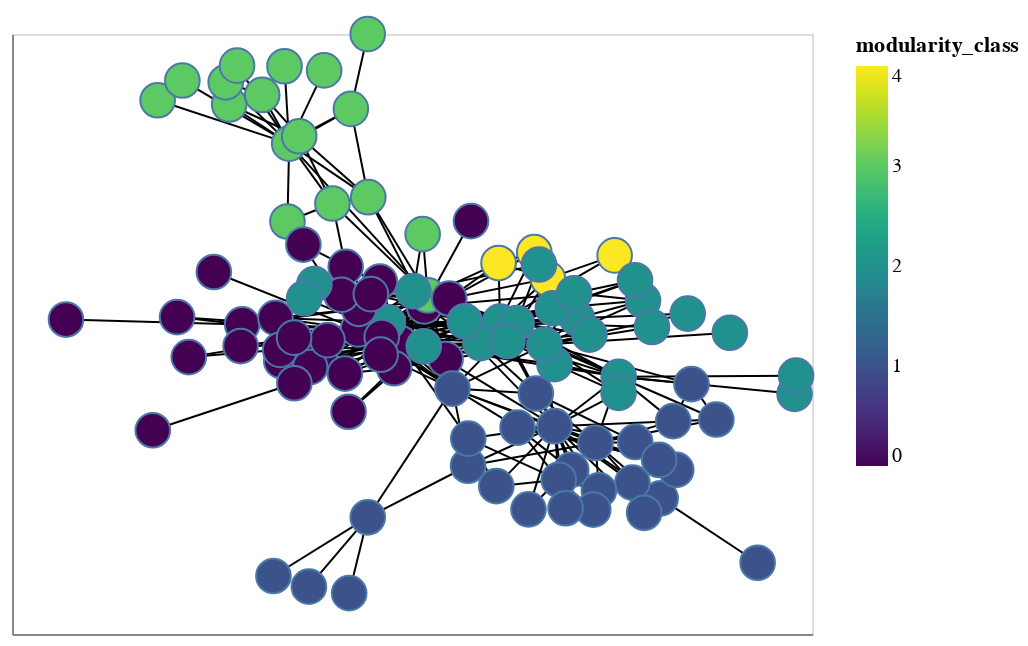

The cell this chart's notebook holds for it:
### Markdown cell above
Draw the graph with nx_altair

### Code cell
viz = nxa.draw_networkx(
    G,
    pos=pos,
    node_color= 'modularity_class',
    cmap='viridis',
    width=1,
    edge_color='black',
    node_tooltip = ['name', 'modularity_class']
)
alt.vconcat(viz)

### Figure 1 — Vega-Lite specification as saved in the notebook (floating-point values rounded to 4 significant figures; data arrays with more than 128 entries replaced by an {"elided": "..."} marker saying what was removed)
{"config": {"view": {"continuousWidth": 400, "continuousHeight": 300}}, "vconcat": [{"layer": [{"data": {"name": "data-1a7d41fab1b5d69f329d53640a279d27"}, "mark": {"type": "line", "color": "black", "opacity": 1, "strokeWidth": 1}, "encoding": {"detail": {"type": "quantitative", "field": "edge"}, "x": {"type": "quantitative", "axis": {"grid": false, "labels": false, "ticks": false, "title": ""}, "field": "x"}, "y": {"type": "quantitative", "axis": {"grid": false, "labels": false, "ticks": false, "title": ""}, "field": "y"}}}, {"data": {"name": "data-fe3b433119cb9eaa7661bddc700bca8c"}, "mark": {"type": "point", "opacity": 1, "size": 300, "strokeWidth": 1.0}, "encoding": {"fill": {"type": "quantitative", "field": "modularity_class", "scale": {"scheme": "viridis"}}, "tooltip": [{"type": "nominal", "field": "name"}, {"type": "quantitative", "field": "modularity_class"}], "x": {"type": "quantitative", "axis": {"grid": false, "labels": false, "ticks": false}, "field": "x"}, "y": {"type": "quantitative", "axis": {"grid": false, "labels": false, "ticks": false}, "field": "y"}}}]}], "$schema": "https://vega.github.io/schema/vega-lite/v4.8.1.json", "datasets": {"data-1a7d41fab1b5d69f329d53640a279d27": {"elided": "704 records"}, "data-fe3b433119cb9eaa7661bddc700bca8c": [{"y": -0.1984, "x": 0.1513, "modularity_class": 1, "betweenness": 0.004623, "degree": 5, "name": "Aemon"}, {"y": -0.3598, "x": 0.3128, "modularity_class": 1, "betweenness": 5.99e-05, "degree": 4, "name": "Grenn"}, {"y": -0.3631, "x": 0.2482, "modularity_class": 1, "betweenness": 0.03227, "degree": 15, "name": "Samwell"}, {"y": 0.1748, "x": -0.1022, "modularity_class": 0, "betweenness": 0.0, "degree": 4, "name": "Aerys"}, {"y": 0.09201, "x": -0.03017, "modularity_class": 0, "betweenness": 0.09994, "degree": 24, "name": "Jaime"}, {"y": 0.1288, "x": -0.0244, "modularity_class": 3, "betweenness": 0.2095, "degree": 18, "name": "Robert"}, {"y": 0.01533, "x": -0.1377, "modularity_class": 0, "betweenness": 0.1979, "degree": 36, "name": "Tyrion"}, {"y": -0.02987, "x": -0.0694, "modularity_class": 0, "betweenness": 0.06554, "degree": 22, "name": "Tywin"}, {"y": -0.453, "x": 0.2088, "modularity_class": 1, "betweenness": 0.0, "degree": 3, "name": "Alliser"}, {"y": -0.4861, "x": 0.1885, "modularity_class": 1, "betweenness": 0.007276, "degree": 12, "name": "Mance"}, {"y": 0.04813, "x": -0.6123, "modularity_class": 0, "betweenness": 0.0, "degree": 1, "name": "Amory"}, {"y": 0.032, "x": -0.3259, "modularity_class": 0, "betweenness": 0.01958, "degree": 7, "name": "Oberyn"}, {"y": 0.0413, "x": 0.09304, "modularity_class": 2, "betweenness": 0.07961, "degree": 19, "name": "Arya"}, {"y": 0.2622, "x": 0.2793, "modularity_class": 4, "betweenness": 0.0, "degree": 2, "name": "Anguy"}, {"y": 0.1846, "x": 0.1708, "modularity_class": 4, "betweenness": 0.0006091, "degree": 6, "name": "Beric"}, {"y": -0.1425, "x": 0.2858, "modularity_class": 2, "betweenness": 0.06302, "degree": 14, "name": "Bran"}, {"y": 0.05264, "x": 0.218, "modularity_class": 2, "betweenness": 0.004727, "degree": 8, "name": "Brynden"}, {"y": 0.03899, "x": -0.08914, "modularity_class": 2, "betweenness": 0.02675, "degree": 20, "name": "Cersei"}, {"y": 0.2727, "x": 0.1487, "modularity_class": 4, "betweenness": 0.0, "degree": 4, "name": "Gendry"}, {"y": 0.08395, "x": -0.1362, "modularity_class": 0, "betweenness": 0.00588, "degree": 12, "name": "Gregor"}, {"y": -0.01033, "x": -0.09918, "modularity_class": 0, "betweenness": 0.02543, "degree": 18, "name": "Joffrey"}, {"y": -0.3073, "x": 0.1817, "modularity_class": 1, "betweenness": 0.23, "degree": 26, "name": "Jon"}, {"y": -0.1005, "x": 0.1816, "modularity_class": 2, "betweenness": 0.0007626, "degree": 6, "name": "Rickon"}, {"y": -0.001923, "x": 0.2383, "modularity_class": 2, "betweenness": 0.000263, "degree": 4, "name": "Roose"}, {"y": 0.1183, "x": 0.01059, "modularity_class": 0, "betweenness": 0.01416, "degree": 13, "name": "Sandor"}, {"y": 0.2364, "x": 0.09066, "modularity_class": 4, "betweenness": 0.001926, "degree": 5, "name": "Thoros"}, {"y": -0.08358, "x": 0.004642, "modularity_class": 0, "betweenness": 0.0006281, "degree": 6, "name": "Balon"}, {"y": -0.1142, "x": -0.07903, "modularity_class": 0, "betweenness": 0.003781, "degree": 9, "name": "Loras"}, {"y": 0.7505, "x": -0.1493, "modularity_class": 3, "betweenness": 0.01887, "degree": 4, "name": "Belwas"}, {"y": 0.456, "x": -0.1211, "modularity_class": 3, "betweenness": 0.04011, "degree": 6, "name": "Barristan"}, {"y": 1.0, "x": -0.122, "modularity_class": 3, "betweenness": 0.0, "degree": 1, "name": "Illyrio"}, {"y": -0.167, "x": 0.4042, "modularity_class": 1, "betweenness": 0.002194, "degree": 4, "name": "Hodor"}, {"y": -0.285, "x": 0.4445, "modularity_class": 1, "betweenness": 0.0004065, "degree": 4, "name": "Jojen"}, {"y": -0.1994, "x": 0.5716, "modularity_class": 2, "betweenness": 0.0, "degree": 2, "name": "Luwin"}, {"y": -0.2904, "x": 0.3745, "modularity_class": 1, "betweenness": 0.001992, "degree": 5, "name": "Meera"}, {"y": -0.1389, "x": 0.5741, "modularity_class": 2, "betweenness": 0.0, "degree": 2, "name": "Nan"}, {"y": -0.1962, "x": 0.2857, "modularity_class": 2, "betweenness": 0.0004718, "degree": 4, "name": "Theon"}, {"y": -0.03019, "x": 0.06113, "modularity_class": 2, "betweenness": 0.001538, "degree": 7, "name": "Brienne"}, {"y": 0.05371, "x": -0.2718, "modularity_class": 0, "betweenness": 0.0001048, "degree": 4, "name": "Bronn"}, {"y": -0.07712, "x": -0.1998, "modularity_class": 0, "betweenness": 0.0008359, "degree": 5, "name": "Podrick"}, {"y": 0.1119, "x": 0.3254, "modularity_class": 2, "betweenness": 0.0006601, "degree": 5, "name": "Lothar"}, {"y": 0.08573, "x": 0.179, "modularity_class": 2, "betweenness": 0.003273, "degree": 8, "name": "Walder"}, {"y": 0.03667, "x": 0.12, "modularity_class": 2, "betweenness": 0.04891, "degree": 18, "name": "Catelyn"}, {"y": 0.1358, "x": 0.2133, "modularity_class": 2, "betweenness": 0.006317, "degree": 8, "name": "Edmure"}, {"y": 0.2317, "x": 0.1564, "modularity_class": 2, "betweenness": 0.0002426, "degree": 3, "name": "Hoster"}, {"y": 0.02328, "x": 0.3399, "modularity_class": 2, "betweenness": 0.0, "degree": 2, "name": "Jeyne"}, {"y": 0.1429, "x": -0.04785, "modularity_class": 2, "betweenness": 0.01522, "degree": 10, "name": "Lysa"}, {"y": 0.04235, "x": 0.03575, "modularity_class": 2, "betweenness": 0.00115, "degree": 7, "name": "Petyr"}, {"y": -0.03518, "x": 0.1653, "modularity_class": 2, "betweenness": 0.127, "degree": 25, "name": "Robb"}, {"y": 0.1793, "x": 0.3125, "modularity_class": 2, "betweenness": 6.752e-05, "degree": 4, "name": "Roslin"}, {"y": -0.0412, "x": -0.0309, "modularity_class": 2, "betweenness": 0.1267, "degree": 26, "name": "Sansa"}, {"y": -0.182, "x": 0.01572, "modularity_class": 1, "betweenness": 0.1027, "degree": 14, "name": "Stannis"}, {"y": 0.2238, "x": -0.1577, "modularity_class": 0, "betweenness": 0.002997, "degree": 5, "name": "Elia"}, {"y": 0.1308, "x": -0.1648, "modularity_class": 0, "betweenness": 0.0, "degree": 6, "name": "Ilyn"}, {"y": 0.133, "x": -0.1168, "modularity_class": 0, "betweenness": 0.000259, "degree": 7, "name": "Meryn"}, {"y": -0.09002, "x": -0.2624, "modularity_class": 0, "betweenness": 0.0, "degree": 4, "name": "Pycelle"}, {"y": -0.0529, "x": -0.2642, "modularity_class": 0, "betweenness": 0.001252, "degree": 5, "name": "Shae"}, {"y": -0.1106, "x": -0.2155, "modularity_class": 0, "betweenness": 0.0009094, "degree": 7, "name": "Varys"}, {"y": -0.548, "x": 0.354, "modularity_class": 1, "betweenness": 0.01887, "degree": 5, "name": "Craster"}, {"y": -0.7625, "x": 0.5116, "modularity_class": 1, "betweenness": 0.0, "degree": 1, "name": "Karl"}, {"y": 0.7651, "x": -0.3471, "modularity_class": 3, "betweenness": 5.99e-05, "degree": 4, "name": "Daario"}, {"y": 0.7969, "x": -0.2934, "modularity_class": 3, "betweenness": 5.99e-05, "degree": 4, "name": "Drogo"}, {"y": 0.8389, "x": -0.3527, "modularity_class": 3, "betweenness": 0.0001797, "degree": 4, "name": "Irri"}, {"y": 0.6346, "x": -0.2496, "modularity_class": 3, "betweenness": 0.1572, "degree": 14, "name": "Daenerys"}, {"y": 0.779, "x": -0.4633, "modularity_class": 3, "betweenness": 0.0, "degree": 1, "name": "Aegon"}, {"y": 0.6591, "x": -0.2333, "modularity_class": 3, "betweenness": 0.00233, "degree": 6, "name": "Jorah"}, {"y": 0.8924, "x": -0.2572, "modularity_class": 3, "betweenness": 0.0, "degree": 1, "name": "Kraznys"}, {"y": 0.8945, "x": -0.3343, "modularity_class": 3, "betweenness": 0.0, "degree": 2, "name": "Missandei"}, {"y": 0.8787, "x": -0.1928, "modularity_class": 3, "betweenness": 0.0, "degree": 1, "name": "Rakharo"}, {"y": 0.4352, "x": -0.1793, "modularity_class": 3, "betweenness": 0.007313, "degree": 6, "name": "Rhaegar"}, {"y": 0.3748, "x": -0.2524, "modularity_class": 3, "betweenness": 0.01564, "degree": 3, "name": "Viserys"}, {"y": 0.8452, "x": -0.4232, "modularity_class": 3, "betweenness": 0.0, "degree": 1, "name": "Worm"}, {"y": -0.611, "x": -0.1219, "modularity_class": 1, "betweenness": 0.05606, "degree": 5, "name": "Davos"}, {"y": -0.8067, "x": -0.2752, "modularity_class": 1, "betweenness": 0.0, "degree": 1, "name": "Cressen"}, {"y": -0.8638, "x": -0.1521, "modularity_class": 1, "betweenness": 0.0, "degree": 1, "name": "Salladhor"}, {"y": -0.02369, "x": 0.1051, "modularity_class": 2, "betweenness": 0.01934, "degree": 12, "name": "Eddard"}, {"y": -0.4528, "x": 0.3794, "modularity_class": 1, "betweenness": 0.0, "degree": 3, "name": "Eddison"}, {"y": -0.4953, "x": 0.3081, "modularity_class": 1, "betweenness": 0.0, "degree": 4, "name": "Gilly"}, {"y": 0.2981, "x": -0.2265, "modularity_class": 0, "betweenness": 0.0, "degree": 1, "name": "Qyburn"}, {"y": -0.0689, "x": -0.101, "modularity_class": 0, "betweenness": 0.004228, "degree": 8, "name": "Renly"}, {"y": -0.02029, "x": -0.1873, "modularity_class": 0, "betweenness": 0.0006984, "degree": 5, "name": "Tommen"}, {"y": -0.3122, "x": 0.1215, "modularity_class": 1, "betweenness": 0.02356, "degree": 6, "name": "Janos"}, {"y": -0.4198, "x": 0.3517, "modularity_class": 1, "betweenness": 0.0, "degree": 2, "name": "Bowen"}, {"y": -0.1641, "x": -0.2412, "modularity_class": 0, "betweenness": 0.01922, "degree": 6, "name": "Kevan"}, {"y": -0.1319, "x": -0.1591, "modularity_class": 0, "betweenness": 0.001097, "degree": 7, "name": "Margaery"}, {"y": -0.01218, "x": -0.2416, "modularity_class": 0, "betweenness": 0.0006236, "degree": 4, "name": "Myrcella"}, {"y": -0.5071, "x": 0.087, "modularity_class": 1, "betweenness": 0.0, "degree": 3, "name": "Dalla"}, {"y": -0.4392, "x": 0.04111, "modularity_class": 1, "betweenness": 0.008609, "degree": 4, "name": "Melisandre"}, {"y": -0.5961, "x": 0.3273, "modularity_class": 1, "betweenness": 0.0, "degree": 1, "name": "Orell"}, {"y": -0.5213, "x": 0.2537, "modularity_class": 1, "betweenness": 0.0002636, "degree": 5, "name": "Qhorin"}, {"y": -0.5854, "x": 0.2446, "modularity_class": 1, "betweenness": 0.0, "degree": 4, "name": "Rattleshirt"}, {"y": -0.5845, "x": 0.1393, "modularity_class": 1, "betweenness": 0.0, "degree": 2, "name": "Styr"}, {"y": -0.3486, "x": 0.04145, "modularity_class": 1, "betweenness": 0.005898, "degree": 4, "name": "Val"}, {"y": -0.581, "x": 0.1996, "modularity_class": 1, "betweenness": 0.0, "degree": 4, "name": "Ygritte"}, {"y": 0.333, "x": -0.03268, "modularity_class": 3, "betweenness": 0.0005765, "degree": 2, "name": "Jon Arryn"}, {"y": -0.321, "x": -0.4712, "modularity_class": 0, "betweenness": 0.0, "degree": 1, "name": "Lancel"}, {"y": -0.259, "x": -0.1531, "modularity_class": 0, "betweenness": 0.0, "degree": 2, "name": "Olenna"}, {"y": 0.1661, "x": -0.2087, "modularity_class": 2, "betweenness": 0.0, "degree": 3, "name": "Marillion"}, {"y": 0.1191, "x": -0.2252, "modularity_class": 2, "betweenness": 0.0, "degree": 3, "name": "Robert Arryn"}, {"y": 0.05636, "x": -0.4317, "modularity_class": 0, "betweenness": 0.0, "degree": 2, "name": "Ellaria"}, {"y": -0.04019, "x": -0.3285, "modularity_class": 0, "betweenness": 0.0, "degree": 3, "name": "Mace"}, {"y": 0.0681, "x": 0.398, "modularity_class": 2, "betweenness": 0.0, "degree": 2, "name": "Rickard"}, {"y": 0.004165, "x": 0.4665, "modularity_class": 2, "betweenness": 0.0, "degree": 1, "name": "Ramsay"}, {"y": -0.07707, "x": -0.4127, "modularity_class": 0, "betweenness": 0.0, "degree": 2, "name": "Chataya"}, {"y": -0.8421, "x": -0.2176, "modularity_class": 1, "betweenness": 0.0, "degree": 1, "name": "Shireen"}, {"y": 0.2068, "x": -0.372, "modularity_class": 0, "betweenness": 0.0, "degree": 1, "name": "Doran"}, {"y": 0.3763, "x": 0.04591, "modularity_class": 0, "betweenness": 0.0, "degree": 1, "name": "Walton"}]}}
